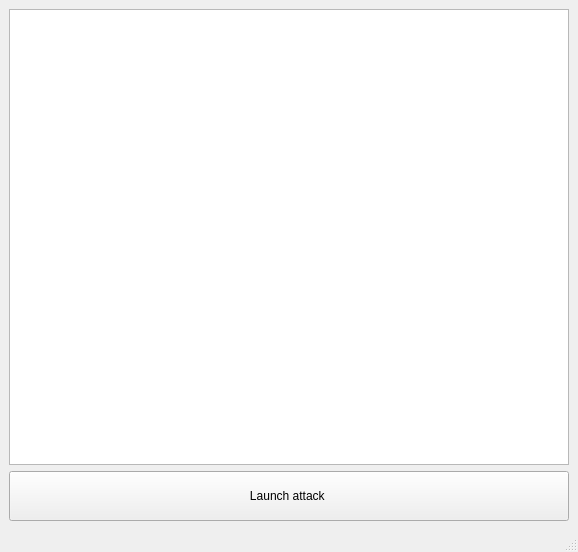
<?xml version="1.0" encoding="UTF-8"?>
<ui version="4.0">
 <class>MainWindow</class>
 <widget class="QMainWindow" name="MainWindow">
  <property name="geometry">
   <rect>
    <x>0</x>
    <y>0</y>
    <width>578</width>
    <height>552</height>
   </rect>
  </property>
  <property name="windowTitle">
   <string>MainWindow</string>
  </property>
  <widget class="QWidget" name="centralwidget">
   <layout class="QVBoxLayout" name="verticalLayout">
    <item>
     <widget class="QTextBrowser" name="textBrowser"/>
    </item>
    <item>
     <widget class="QPushButton" name="pushButton">
      <property name="enabled">
       <bool>true</bool>
      </property>
      <property name="minimumSize">
       <size>
        <width>508</width>
        <height>50</height>
       </size>
      </property>
      <property name="text">
       <string>Launch attack </string>
      </property>
     </widget>
    </item>
   </layout>
  </widget>
  <widget class="QMenuBar" name="menubar">
   <property name="geometry">
    <rect>
     <x>0</x>
     <y>0</y>
     <width>578</width>
     <height>22</height>
    </rect>
   </property>
  </widget>
  <widget class="QStatusBar" name="statusbar"/>
 </widget>
 <resources/>
 <connections/>
</ui>
